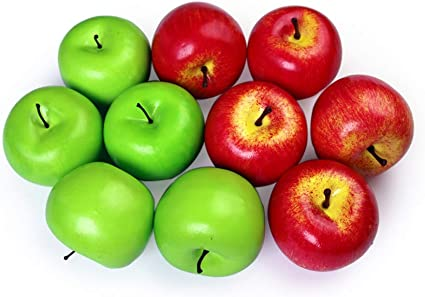
#> input picture elmalar.jpg, 425 x 297 px
$ python elma.py
#> lines starting #> are read from the running program, lines starting #| are printed output that depends on the picture; after the words box and inside, x2 and y2 are one past the last pixel; in counts of white or black regions, pixels touching at a corner belong together
import cv2
image = cv2.imread('elmalar.jpg')
#> image is the input picture: shape (297, 425, 3); mean B, G, R 116.7, 167.9, 186.4
originalResim=image.copy()
image_hsv = cv2.cvtColor(image,cv2.COLOR_BGR2HSV)
#> image_hsv: shape (297, 425, 3); mean H, S, V 68, 132.4, 211.5
low_apple_red = (40,153,153)
high_apple_red = (70,255,255)
low_apple_raw = (0,150,150)# raw:çekilen fotoğrafın en saf hali
high_apple_raw = (15,255,255)# renk aralığı,doygunluk,parlaklık
mask_red = cv2.inRange(image_hsv,low_apple_red,high_apple_red)
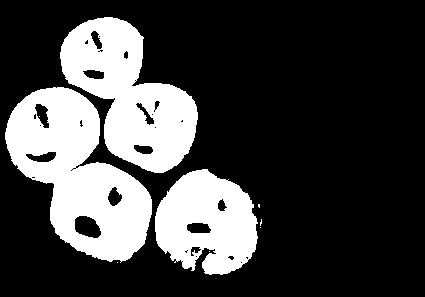
#> mask_red: shape (297, 425); 25.9% white; 9 white regions (6 under 20 px), largest, box (x1, y1, x2, y2) and area: (5, 87, 152, 263) 13662, (60, 17, 198, 173) 11301, (155, 169, 258, 275) 7707
mask_raw = cv2.inRange(image_hsv,low_apple_raw,high_apple_raw)
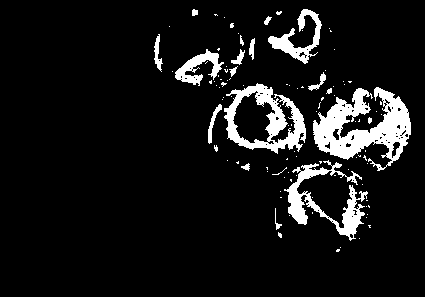
#> mask_raw: shape (297, 425); 8.7% white; 103 white regions (85 under 20 px), largest, box (x1, y1, x2, y2) and area: (313, 87, 411, 171) 3899, (224, 83, 306, 154) 2309, (284, 160, 368, 241) 1944
mask = mask_red+mask_raw
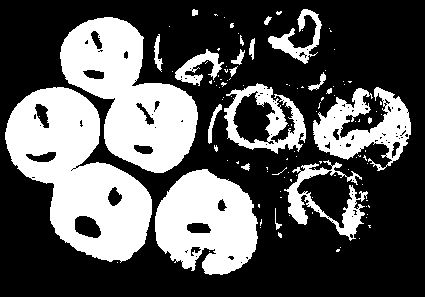
#> mask: shape (297, 425); 34.6% white; 112 white regions (91 under 20 px)
cnts,_ = cv2.findContours(mask.copy(),cv2.RETR_EXTERNAL,cv2.CHAIN_APPROX_SIMPLE)
#> cnts = 111 contours, 94 with area under 20; largest, box (x1, y1, x2, y2) and area: (5, 87, 152, 263) 14420, (60, 17, 198, 173) 11636, (155, 169, 258, 275) 7860, (313, 87, 411, 171) 3844, (224, 83, 306, 154) 3418
number=0
for i,c in enumerate(cnts):
    ((x, y), r) = cv2.minEnclosingCircle(c)
    if r>34:
        number+=1
        cv2.circle(image,(int(x),int(y)),int(r),(255,0,0),2)
        cv2.putText(image,"${}".format(number),(int(x)-10,int(y)),cv2.FONT_HERSHEY_SIMPLEX,0.6,(200,0,0),2)
    else:continue
#> this loop made 111 passes
#> (x, y, r) on passes 1 to 12: (117, 262, 0.0001), (209, 251, 0.0001), (337.5, 250, 1.8), (340, 247, 0.0001), (359, 238, 0.0001), (279.5, 234.5, 2.92), (260, 227, 0.0001), (369, 226, 1.41), (260.5, 222, 3.04), (366, 217, 0.0001), (289, 215, 0.0001), (367, 214, 0.0001)
#> (c, x, y, r) on passes 13, 16, 17, 18, 20, 23: ([[312, 212], [312, 213]], 312, 212.5, 0.5), ([[368, 205], [368, 206], [369, 207], [369, 206]], 368.5, 206, 1.12), ([[258, 204], [258, 206], [259, 207], [259, 204]], 258.5, 205.5, 1.58), ([[366, 200], [367, 200]], 366.5, 200, 0.5), ([[280, 197], [281, 197]], 280.5, 197, 0.5), ([[290, 179], [290, 180], [291, 181], [291, 179]], 290.5, 180, 1.12)
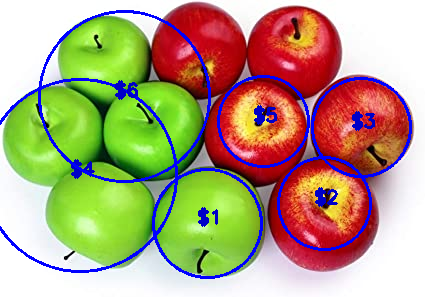
#> image: shape (297, 425, 3); 6.28% of pixels changed, all inside (x1, y1, x2, y2) = (0, 10, 412, 279)
#> after the loop, number = 6
cv2.imshow("OriginalElma",originalResim)
cv2.imshow("CerceveliElma",image)
cv2.imshow("HSV Format",image_hsv)
cv2.imshow("MaskeliResim",mask)
cv2.waitKey(0)
